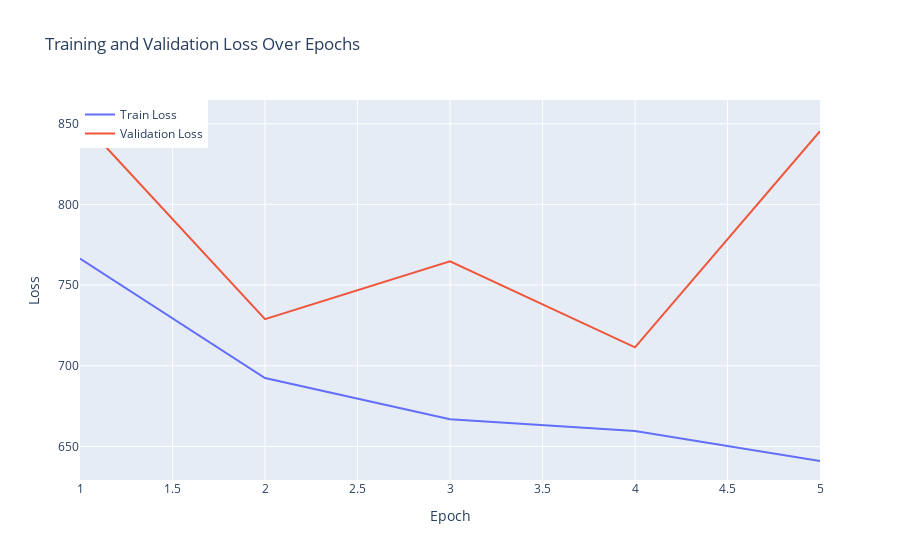

Write notebook code for a chart like this one.
### Code cell
model = keras.Model(inputs=input_layer, outputs=output_layer)
model.compile(optimizer='adam', loss='mean_squared_error')
history = model.fit(X_train1, y_train1, validation_data=(X_val1, y_val1), epochs=5, batch_size=1) #batch size = 110 weather station

fig = go.Figure()
fig.add_trace(go.Scatter(x=np.arange(1, 11), y=history.history['loss'], mode='lines', name='Train Loss'))
fig.add_trace(go.Scatter(x=np.arange(1, 11), y=history.history['val_loss'], mode='lines', name='Validation Loss'))
fig.update_layout(
    title='Training and Validation Loss Over Epochs',
    xaxis=dict(title='Epoch'),
    yaxis=dict(title='Loss'),
    legend=dict(x=0, y=1, traceorder='normal'),
)
fig.show()

### Figure 1 — Plotly figure (JSON) as saved in the notebook; plotly's stock layout.template omitted (floating-point values rounded to 4 significant figures)
{"data": [{"mode": "lines", "name": "Train Loss", "type": "scatter", "x": [1, 2, 3, 4, 5, 6, 7, 8, 9, 10], "y": [766.4, 692.4, 666.9, 659.6, 641.0]}, {"mode": "lines", "name": "Validation Loss", "type": "scatter", "x": [1, 2, 3, 4, 5, 6, 7, 8, 9, 10], "y": [852.9, 728.9, 764.7, 711.4, 845.4]}], "layout": {"legend": {"traceorder": "normal", "x": 0, "y": 1}, "title": {"text": "Training and Validation Loss Over Epochs"}, "xaxis": {"title": {"text": "Epoch"}}, "yaxis": {"title": {"text": "Loss"}}}}
